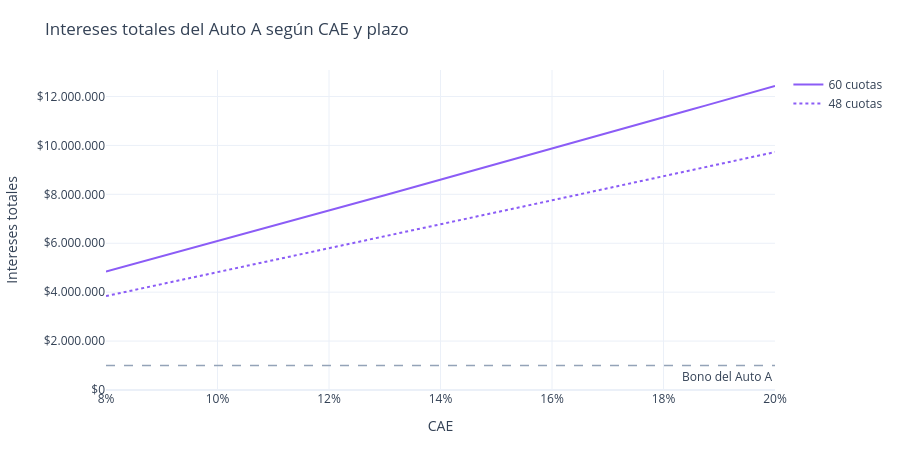

Notebook code cell kept with this figure:
### Markdown cell above
Intereses totales del Auto A como función continua del CAE, a 48 y 60 cuotas:

### Code cell
caes = np.linspace(0.08, 0.20, 49)

fig = go.Figure()
for meses, dash in [(60, "solid"), (48, "dot")]:
    fig.add_scatter(
        x=caes, y=intereses(fin_a, caes, meses), name=f"{meses} cuotas",
        line=dict(color=VIOLETA, width=2, dash=dash),
        hovertemplate="%{y:$,.0f}",
    )
fig.add_hline(y=a.bono, line=dict(color=GRIS, dash="dash", width=1.5),
              annotation_text="Bono del Auto A", annotation_position="bottom right")
fig.update_xaxes(tickformat=".0%")
fig.update_yaxes(tickformat="$,.0f", rangemode="tozero")
estilo(fig, "Intereses totales del Auto A según CAE y plazo", "CAE", "Intereses totales")
